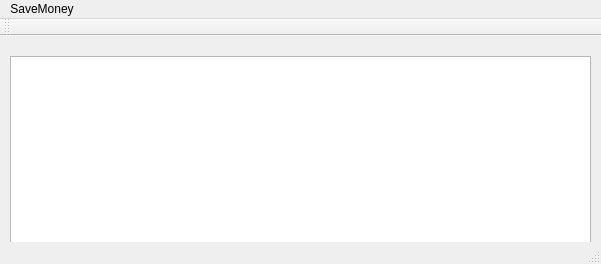
<?xml version="1.0" encoding="UTF-8"?>
<ui version="4.0">
 <class>savemoneyClass</class>
 <widget class="QMainWindow" name="savemoneyClass">
  <property name="geometry">
   <rect>
    <x>0</x>
    <y>0</y>
    <width>601</width>
    <height>264</height>
   </rect>
  </property>
  <property name="windowTitle">
   <string>savemoney</string>
  </property>
  <widget class="QWidget" name="centralWidget">
   <widget class="QTableView" name="tableView">
    <property name="geometry">
     <rect>
      <x>10</x>
      <y>20</y>
      <width>581</width>
      <height>192</height>
     </rect>
    </property>
   </widget>
  </widget>
  <widget class="QMenuBar" name="menuBar">
   <property name="geometry">
    <rect>
     <x>0</x>
     <y>0</y>
     <width>601</width>
     <height>19</height>
    </rect>
   </property>
   <widget class="QMenu" name="menuMoney">
    <property name="title">
     <string>SaveMoney</string>
    </property>
    <addaction name="actionAdd"/>
   </widget>
   <addaction name="menuMoney"/>
  </widget>
  <widget class="QToolBar" name="mainToolBar">
   <attribute name="toolBarArea">
    <enum>TopToolBarArea</enum>
   </attribute>
   <attribute name="toolBarBreak">
    <bool>false</bool>
   </attribute>
  </widget>
  <widget class="QStatusBar" name="statusBar"/>
  <action name="actionAdd">
   <property name="text">
    <string>Add</string>
   </property>
  </action>
 </widget>
 <layoutdefault spacing="6" margin="11"/>
 <resources>
  <include location="savemoney.qrc"/>
 </resources>
 <connections/>
</ui>
